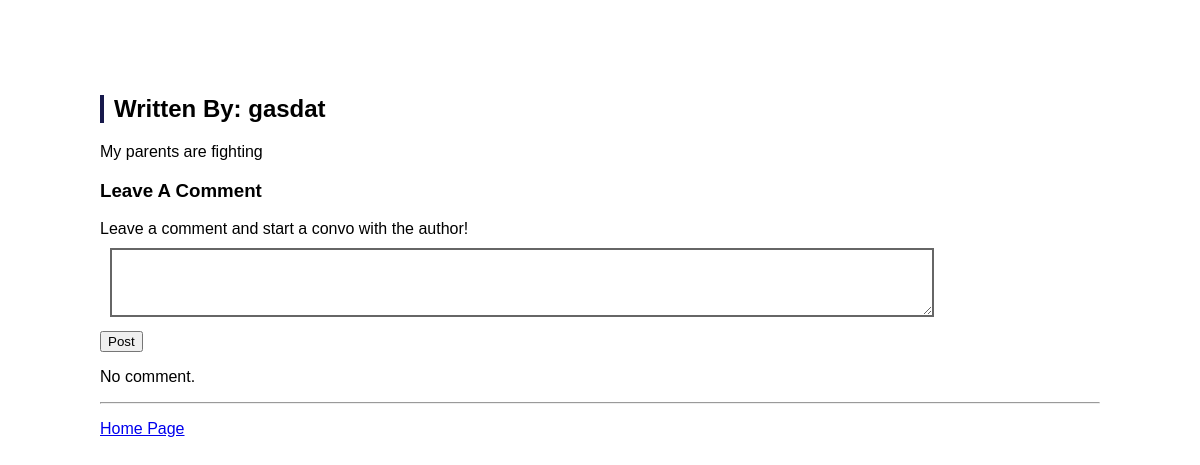
The app's page /1/, older data.
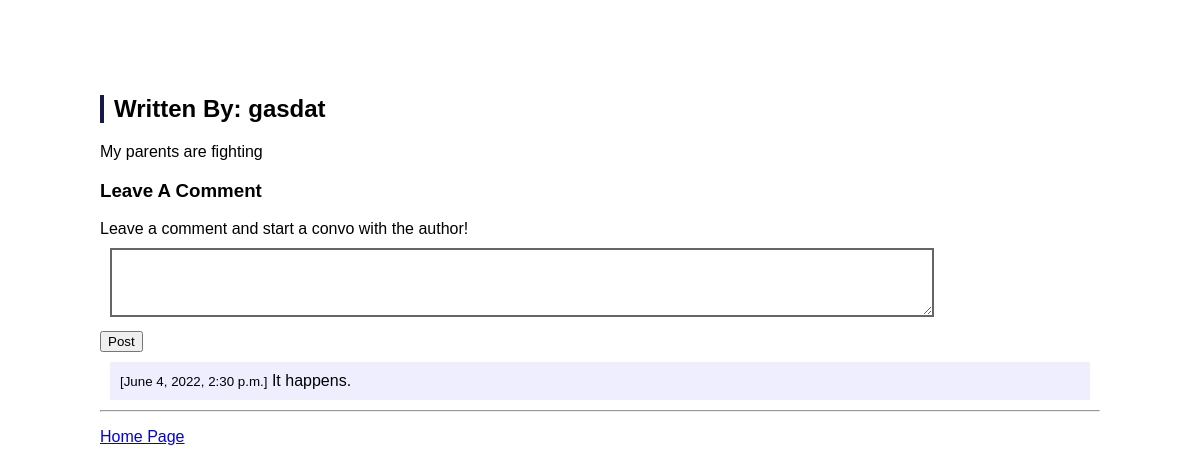
The same page, newer data.
### hack/models.py (models this page shows, shortened)
class Article(models.Model): #One class definition means a table in the database
    title=models.CharField(max_length=200, default="")
    body=models.TextField()
    like=models.IntegerField(default=0)

class Comment(models.Model):
    text = models.TextField()
    posted_at = models.DateTimeField(default=timezone.now)
    article = models.ForeignKey(Article, related_name='comments', on_delete=models.CASCADE)

### hack/views.py (the view)
# urls.py: path('<int:article_id>/',views.detail,name="detail"),
def detail(request, article_id):
    try:
        article=Article.objects.get(pk=article_id)
    except Article.DoesNotExist:
        raise Http404("Review does not exist")
    if request.method=='POST':
        comment=Comment(article=article, text=request.POST['text'])
        comment.save()
    context ={
        "article" : article, #red article represents the one seen in html. blue one represents its value
        "comments":article.comments.order_by('-posted_at')
    }
    return render(request,'hack/page2.html',context)

### hack/templates/hack/page2.html (shortened to what this page needs)
<!DOCTYPE html>
{% load static %}
<html>
  <head>
    <meta charset="UTF-8"></head>
    <link href="{% static 'hack/index.css' %}" type="text/css" rel="stylesheet">
  <body>
    <h2>Written By: {{ article.title }}</h2>
    <div>
      {{ article.body | linebreaksbr }}
    </div>
    <h3>Leave A Comment</h3>
    <form action="{% url 'detail' article.id %}" method="post">
      <div>
        <label for="textInput">Leave a comment and start a convo with the author!</label>
        <br>
        <textarea id="textInput" name="text" rows="3"></textarea>
      </div>
      <div>
        <button type="submit">Post</button>
      </div>
    </form>
    {% if comments %}
    {% for comment in comments %}
    <div class="text">
      <small>[{{ comment.posted_at }}]</small>
      <span>
        {{ comment.text | linebreaksbr }}
      </span>
    </div>
    {% endfor %}
    {% else %}
    <p>No comment.</p>
    {% endif %}
    <hr>
    <p>
      <a href="{% url 'index' %}">Home Page</a>
    </p>
  </body>
</html>

### hack/static/hack/index.css (style rules this page uses)
body { font-family: 'Montserrat', sans-serif; margin: 50px 50px 50px 50px; padding: 25px 50px 50px 50px; position:center; }
h2 { padding: 0px 10px 0px 10px; border-left: solid 4px #17194c; }
#textInput { margin: 10px; padding: 10px; border: solid 2px#666666; width: 80%; }
.text { margin: 10px; padding: 10px; background-color: #eeeeff; }

Row changes from the older to the newer data that the page shows:
added Comment: posted_at "June 4, 2022, 2:30 p.m.", text "It happens."
Text that changed along with them:
text no longer shown: "No comment."
